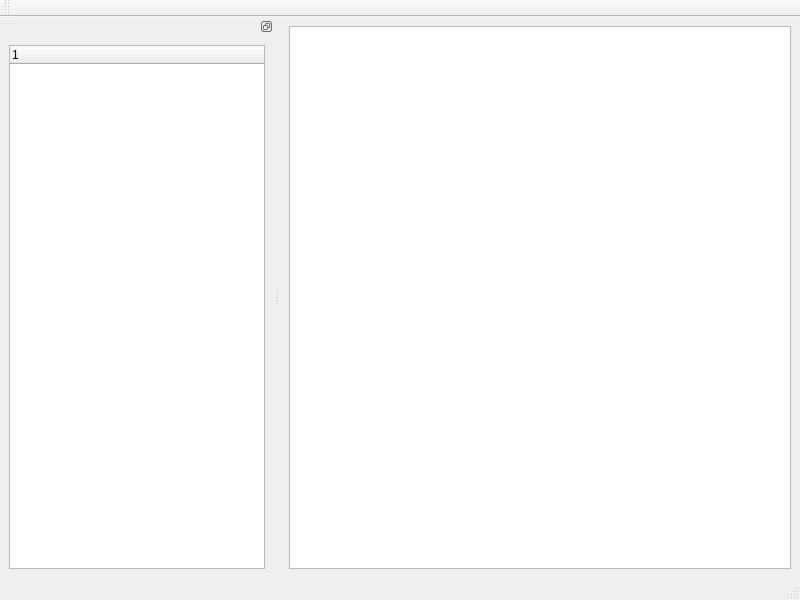
<?xml version="1.0" encoding="UTF-8"?>
<ui version="4.0">
 <class>MainWindow</class>
 <widget class="QMainWindow" name="MainWindow">
  <property name="geometry">
   <rect>
    <x>0</x>
    <y>0</y>
    <width>800</width>
    <height>600</height>
   </rect>
  </property>
  <property name="windowTitle">
   <string>MainWindow</string>
  </property>
  <widget class="QWidget" name="centralwidget">
   <layout class="QHBoxLayout" name="horizontalLayout">
    <item>
     <widget class="MapView" name="view"/>
    </item>
   </layout>
  </widget>
  <widget class="QMenuBar" name="menubar">
   <property name="geometry">
    <rect>
     <x>0</x>
     <y>0</y>
     <width>800</width>
     <height>17</height>
    </rect>
   </property>
  </widget>
  <widget class="QStatusBar" name="statusbar"/>
  <widget class="QToolBar" name="toolBar">
   <property name="windowTitle">
    <string>toolBar</string>
   </property>
   <attribute name="toolBarArea">
    <enum>TopToolBarArea</enum>
   </attribute>
   <attribute name="toolBarBreak">
    <bool>false</bool>
   </attribute>
  </widget>
  <widget class="QDockWidget" name="dockWidget">
   <property name="features">
    <set>QDockWidget::DockWidgetFloatable|QDockWidget::DockWidgetMovable</set>
   </property>
   <attribute name="dockWidgetArea">
    <number>1</number>
   </attribute>
   <widget class="QWidget" name="dockWidgetContents">
    <layout class="QVBoxLayout" name="verticalLayout">
     <item>
      <widget class="QTreeWidget" name="treeWidget">
       <column>
        <property name="text">
         <string notr="true">1</string>
        </property>
       </column>
      </widget>
     </item>
    </layout>
   </widget>
  </widget>
 </widget>
 <customwidgets>
  <customwidget>
   <class>MapView</class>
   <extends>QGraphicsView</extends>
   <header>mapview.h</header>
  </customwidget>
 </customwidgets>
 <resources/>
 <connections/>
</ui>
